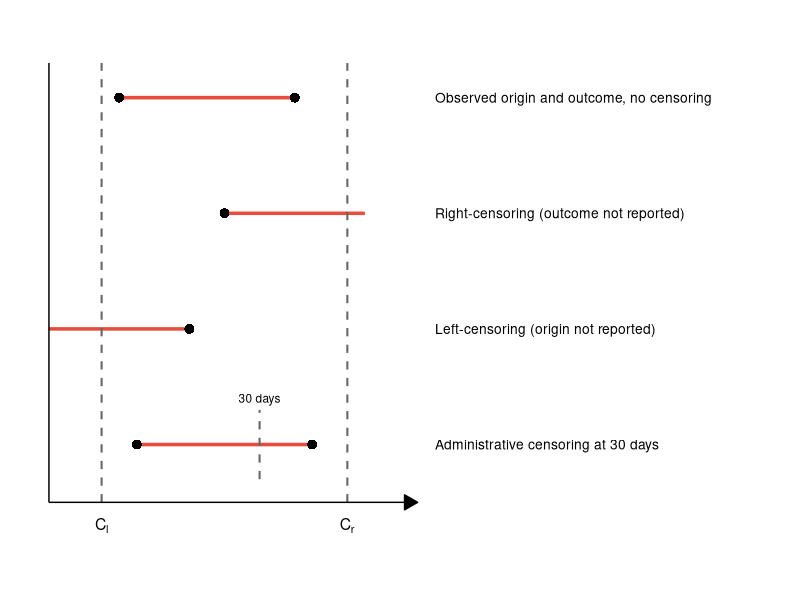
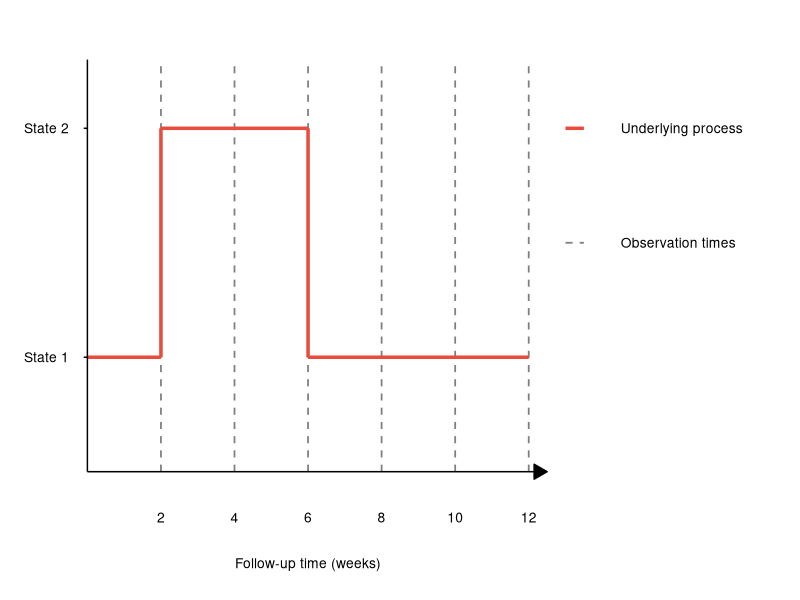
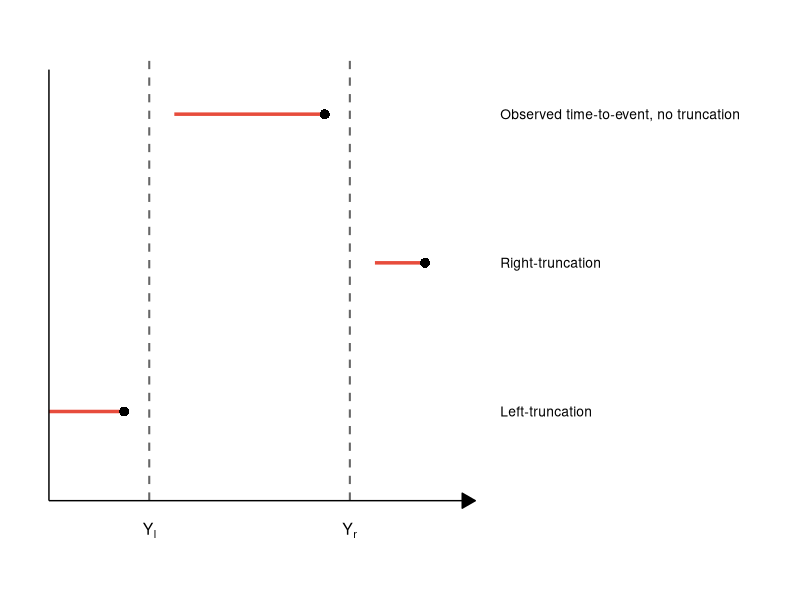

The R script that drew these images, in order:
## ---- chunk 1
library(ggplot2)

# Define the data for the four patients
patients <- data.frame(
  patient = 1:4,
  y_pos = c(4, 3, 2, 1),
  start_x = c(2, 5, 0, 2.5),
  end_x = c(7, 9, 4, 7.5),
  type = c(
    "No censoring",
    "Left-censoring",
    "Right-censoring",
    "Administrative"
  ),
  start_dot = c(TRUE, TRUE, FALSE, TRUE),
  end_dot = c(TRUE, FALSE, TRUE, TRUE)
)

# Censoring times
C_l <- 1.5
C_r <- 8.5
admin_cutoff <- 6

ggplot() +
  # Add horizontal lines for each patient
  geom_segment(
    data = patients,
    aes(x = start_x, xend = end_x, y = y_pos, yend = y_pos),
    color = "#E74C3C",
    linewidth = 1.2
  ) +

  # Add start dots
  geom_point(
    data = patients[patients$start_dot, ],
    aes(x = start_x, y = y_pos),
    color = "#000",
    size = 3,
    shape = 16
  ) +

  # Add end dots
  geom_point(
    data = patients[patients$end_dot, ],
    aes(x = end_x, y = y_pos),
    color = "#000",
    size = 3,
    shape = 16
  ) +

  # Add vertical dashed lines for censoring times
  geom_segment(
    aes(x = C_l, xend = C_l, y = 0.5, yend = 4.3),
    linetype = "dashed",
    color = "gray40",
    linewidth = 0.7
  ) +
  geom_segment(
    aes(x = C_r, xend = C_r, y = 0.5, yend = 4.3),
    linetype = "dashed",
    color = "gray40",
    linewidth = 0.7
  ) +
  geom_segment(
    aes(x = admin_cutoff, xend = admin_cutoff, y = 0.7, yend = 1.3),
    linetype = "dashed",
    color = "gray40",
    linewidth = 0.7
  ) +

  # Add labels for censoring times
  annotate("text", x = C_l, y = 0.3, label = "C[l]", size = 4, parse = TRUE) +
  annotate("text", x = C_r, y = 0.3, label = "C[r]", size = 4, parse = TRUE) +
  annotate(
    "text",
    x = admin_cutoff,
    y = 1.4,
    label = "30 days",
    size = 3,
    hjust = 0.5
  ) +

  # Add legend text
  annotate(
    "text",
    x = 11,
    y = 4,
    label = "Observed origin and outcome, no censoring",
    hjust = 0,
    size = 3.5
  ) +
  annotate(
    "text",
    x = 11,
    y = 3,
    label = "Right-censoring (outcome not reported)",
    hjust = 0,
    size = 3.5
  ) +
  annotate(
    "text",
    x = 11,
    y = 2,
    label = "Left-censoring (origin not reported)",
    hjust = 0,
    size = 3.5
  ) +
  annotate(
    "text",
    x = 11,
    y = 1,
    label = "Administrative censoring at 30 days",
    hjust = 0,
    size = 3.5
  ) +

  # Set axis properties
  scale_x_continuous(name = NULL, breaks = NULL, limits = c(0, 20)) +
  scale_y_continuous(name = NULL, breaks = NULL, limits = c(0, 4.5)) +

  # Add arrows for axes
  annotate(
    "segment",
    x = 0,
    xend = 10.5,
    y = 0.5,
    yend = 0.5,
    arrow = arrow(length = unit(0.15, "inches"), type = "closed"),
    linewidth = 0.5
  ) +
  annotate("segment", x = 0, xend = 0, y = 0.5, yend = 4.3, linewidth = 0.5) +

  # Theme settings
  theme_void() +
  theme(
    plot.margin = margin(10, 10, 10, 10),
    panel.background = element_rect(fill = "white", color = NA),
    plot.background = element_rect(fill = "white", color = NA)
  )

## ---- chunk 2
library(ggplot2)

# Observation times (weeks)
obs_times <- c(2, 4, 6, 8, 10, 12)

# State trajectory data
# Horizontal segments
trajectory_h <- data.frame(
  x_start = c(0, 2, 6),
  x_end = c(2, 6, 12),
  state = c(1, 2, 1)
)

# Vertical transitions
trajectory_v <- data.frame(
  x = c(2, 6),
  state_from = c(1, 2),
  state_to = c(2, 1)
)

# Underlying process (dashed line to the right)
underlying <- data.frame(
  x_start = 13,
  x_end = 13.5,
  state = 2
)

# Create the plot
ggplot() +
  # Add vertical dashed lines for observation times
  geom_segment(
    aes(x = obs_times, xend = obs_times, y = rep(0.5,6), yend = rep(2.3, 6)),
    linetype = "dashed",
    color = "gray50",
    linewidth = 0.6
  ) +

  # Add state trajectory - horizontal segments
  geom_segment(
    data = trajectory_h,
    aes(x = x_start, xend = x_end, y = state, yend = state),
    color = "#E74C3C",
    linewidth = 1.2
  ) +

  # Add state trajectory - vertical transitions
  geom_segment(
    data = trajectory_v,
    aes(x = x, xend = x, y = state_from, yend = state_to),
    color = "#E74C3C",
    linewidth = 1.2
  ) +

  # Add underlying process line
  geom_segment(
    aes(x = 13, xend = 13.5, y = 2, yend = 2),
    color = "#E74C3C",
    linewidth = 1.2
  ) +

  # Add obseration times line
  geom_segment(
    aes(x = 13, xend = 13.5, y = 1.5, yend = 1.5),
    color = "gray50",
    linewidth = 0.6,
    linetype = "dashed"
  ) +

  # Y-axis labels
  annotate("text", x = -0.5, y = 1, label = "State 1", hjust = 1, size = 3.5) +
  annotate("text", x = -0.5, y = 2, label = "State 2", hjust = 1, size = 3.5) +

  # X-axis time labels
  annotate(
    "text",
    x = obs_times,
    y = 0.3,
    label = as.character(obs_times),
    size = 3.5
  ) +
  annotate(
    "text",
    x = 6,
    y = 0.1,
    label = "Follow-up time (weeks)",
    size = 3.5
  ) +

  # Legend labels
  annotate(
    "text",
    x = 14.5,
    y = 2,
    label = "Underlying process",
    hjust = 0,
    size = 3.5
  ) +
  annotate(
    "text",
    x = 14.5,
    y = 1.5,
    label = "Observation times",
    hjust = 0,
    size = 3.5
  ) +

  # Set axis properties
  scale_x_continuous(
    name = NULL,
    breaks = NULL,
    limits = c(-2, 19),
    expand = c(0, 0)
  ) +
  scale_y_continuous(
    name = NULL,
    breaks = c(1, 2),
    limits = c(0, 2.5),
    expand = c(0, 0)
  ) +

  # Add axes with arrow for x-axis
  annotate(
    "segment",
    x = 0,
    xend = 12.5,
    y = 0.5,
    yend = 0.5,
    arrow = arrow(length = unit(0.15, "inches"), type = "closed"),
    linewidth = 0.5
  ) +
  annotate("segment", x = 0, xend = 0, y = 0.5, yend = 2.3, linewidth = 0.5) +

  # Add y-axis ticks
  annotate("segment", x = -0.1, xend = 0, y = 1, yend = 1, linewidth = 0.5) +
  annotate("segment", x = -0.1, xend = 0, y = 2, yend = 2, linewidth = 0.5) +

  # Theme settings
  theme_void() +
  theme(
    plot.margin = margin(10, 10, 10, 10),
    panel.background = element_rect(fill = "white", color = NA),
    plot.background = element_rect(fill = "white", color = NA)
  )

## ---- chunk 3
library(ggplot2)

patients <- data.frame(
  patient = 1:3,
  y_pos = c(3, 2, 1),
  start_x = c(2.5, 6.5, 0),
  end_x = c(5.5, 7.5, 1.5),
  type = c("Left-truncation", "Right-truncation", "No truncation"),
  show_dot = c(TRUE, TRUE, TRUE)
)

# Truncation boundaries
Y_l <- 2 # Left-truncation time
Y_r <- 6 # Right-truncation time

# Create the plot
ggplot() +
  # Add horizontal lines for each patient
  geom_segment(
    data = patients,
    aes(x = start_x, xend = end_x, y = y_pos, yend = y_pos),
    color = "#E74C3C",
    linewidth = 1.2
  ) +

  # Add event dots
  geom_point(
    data = patients[patients$show_dot, ],
    aes(x = end_x, y = y_pos),
    color = "#000",
    size = 3,
    shape = 16
  ) +

  # Add vertical dashed lines for truncation times
  geom_segment(
    aes(x = Y_l, xend = Y_l, y = 0.4, yend = 3.4),
    linetype = "dashed",
    color = "gray40",
    linewidth = 0.7
  ) +
  geom_segment(
    aes(x = Y_r, xend = Y_r, y = 0.4, yend = 3.4),
    linetype = "dashed",
    color = "gray40",
    linewidth = 0.7
  ) +

  # Add labels for truncation times
  annotate(
    "text",
    x = Y_l,
    y = 0.2,
    label = "Y[l]",
    size = 4,
    parse = TRUE
  ) +
  annotate(
    "text",
    x = Y_r,
    y = 0.2,
    label = "Y[r]",
    size = 4,
    parse = TRUE
  ) +

  # Add legend text
  annotate(
    "text",
    x = 9,
    y = 3,
    label = "Observed time-to-event, no truncation",
    hjust = 0,
    size = 3.5
  ) +
  annotate(
    "text",
    x = 9,
    y = 2,
    label = "Right-truncation",
    hjust = 0,
    size = 3.5
  ) +
  annotate(
    "text",
    x = 9,
    y = 1,
    label = "Left-truncation",
    hjust = 0,
    size = 3.5
  ) +

  # Set axis properties
  scale_x_continuous(name = NULL, breaks = NULL, limits = c(0, 14)) +
  scale_y_continuous(name = NULL, breaks = NULL, limits = c(0, 3.5)) +

  # Add arrows for axes
  annotate(
    "segment",
    x = 0,
    xend = 8.5,
    y = 0.4,
    yend = 0.4,
    arrow = arrow(length = unit(0.15, "inches"), type = "closed"),
    linewidth = 0.5
  ) +
  annotate("segment", x = 0, xend = 0, y = 0.4, yend = 3.3, linewidth = 0.5) +

  # Theme settings
  theme_void() +
  theme(
    plot.margin = margin(10, 10, 10, 10),
    panel.background = element_rect(fill = "white", color = NA),
    plot.background = element_rect(fill = "white", color = NA)
  )

